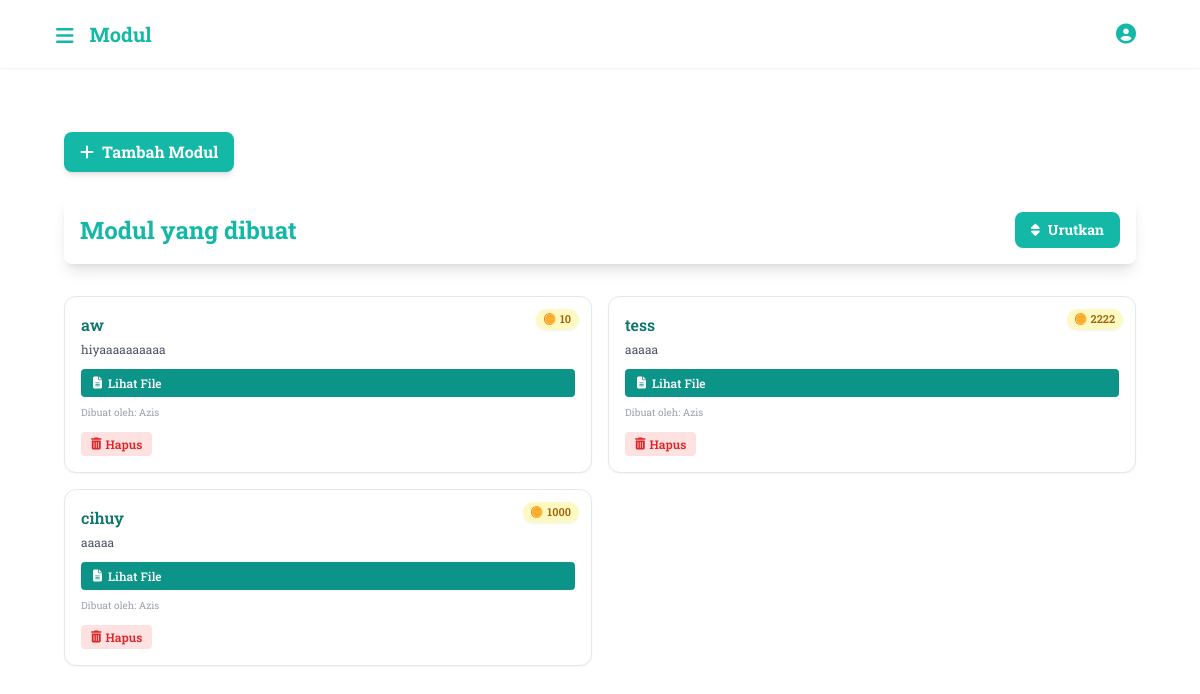
Screenshot of /Admin/admin_modul.php (signed in) with the database file from the repository.
### tables this page shows
CREATE TABLE `modul` (
  `modul_id` int(11) NOT NULL,
  `judul` varchar(150) DEFAULT NULL,
  `deskripsi` text DEFAULT NULL,
  `file_url` varchar(255) DEFAULT NULL,
  `tipe` enum('gratis','premium') DEFAULT NULL,
  `token_harga` int(11) DEFAULT NULL,
  `dibuat_oleh` int(11) DEFAULT NULL,
  `created_at` timestamp NOT NULL DEFAULT current_timestamp()
);

CREATE TABLE `users` (
  `user_id` int(11) NOT NULL,
  `name` varchar(100) DEFAULT NULL,
  `email` varchar(100) DEFAULT NULL,
  `password` varchar(255) DEFAULT NULL,
  `role` enum('murid','pengajar','admin') DEFAULT NULL,
  `status` enum('aktif','nonaktif') DEFAULT NULL,
  `created_at` timestamp NOT NULL DEFAULT current_timestamp()
);

### Admin/admin_modul.php (the view, shortened to what this page needs)
<?php
include "../Includes/DBkoneksi.php";
$modul = [];
if (isset($_SESSION['user_id']) && $_SESSION['role'] === 'admin') {
    $stmt = $conn->prepare("
        SELECT
            m.modul_id,
            m.judul,
            m.deskripsi,
            m.file_url,
            m.tipe,
            m.token_harga,
            u.name AS nama_pengajar
        FROM modul m
        LEFT JOIN users u ON m.dibuat_oleh = u.user_id
        ORDER BY m.created_at DESC
    ");
    $stmt->execute();
    $result = $stmt->get_result();
    while ($row = $result->fetch_assoc()) {
        $modul[] = $row;
    }
} else {
    echo "<p class='text-red-500 text-center font-bold mt-10'>Akses ditolak. Halaman hanya untuk admin.</p>";
    exit;
}
?>
<!DOCTYPE html>
<html lang="id">
<head>
    <script src="https://cdn.tailwindcss.com"></script>
    <link rel="stylesheet" href="https://cdnjs.cloudflare.com/ajax/libs/font-awesome/6.4.0/css/all.min.css">
</head>
<body class="bg-white-50 font-roboto">
    <div class="flex flex-col min-h-screen">
        <header class="bg-white shadow-sm sticky top-0 z-30">
            <div class="max-w-6xl mx-auto px-4 sm:px-6 lg:px-8 py-3 flex items-center justify-between">
                <div class="flex items-center space-x-4">
                    <button id="hamburgerButton" class="text-teal-500 focus:outline-none mt-1">
                        <i class="fas fa-bars text-xl"></i>
                    </button>
                    <h1 class="text-xl font-bold text-teal-500 hidden sm:block">Modul</h1>
                </div>
                <div class="flex items-center space-x-2 sm:space-x-4">
                    <?php include "../includes/Profile.php"; ?>
                </div>
            </div>
        </header>
        <main class="flex-grow flex-col min-h-screen p-4 sm:p-8">
            <div class="max-w-6xl mx-auto py-8 px-4 sm:px-6 lg:px-8">
                <div class="mb-6">
                    <button id="tambahModulBtn" class="bg-teal-500 text-white px-4 py-2 rounded-lg font-bold flex items-center gap-2 hover:bg-teal-600 transition-colors shadow-md">
                        <i class="fas fa-plus"></i>
                        <span>Tambah Modul</span>
                    </button>
                </div>
                <div class="bg-white rounded-lg shadow-lg p-4 mb-8">
                    <header class="flex flex-col sm:flex-row justify-between items-start sm:items-center gap-4">
                        <div>
                            <h2 class="text-2xl font-bold text-teal-500">Modul yang dibuat</h2>
                        </div>
                        <div class="flex flex-wrap items-center gap-4">
                            <button class="bg-teal-500 text-white px-4 py-2 rounded-lg font-bold flex items-center gap-2 hover:bg-teal-600 transition-colors text-sm">
                                <i class="fas fa-sort"></i>
                                <span>Urutkan</span>
                            </button>
                        </div>
                    </header>
                </div>
                 <div class="grid grid-cols-1 md:grid-cols-2 gap-4">
    <?php if (!empty($modul)): ?>
        <?php foreach ($modul as $item): ?>
            <div class="relative bg-white border border-gray-200 shadow-sm rounded-xl p-4 hover:shadow-md transition-all duration-200 transform hover:-translate-y-1">
                <div class="absolute top-3 right-3">
                    <?php if ($item['token_harga'] > 0): ?>
                        <div class="flex items-center gap-1 bg-yellow-100 text-yellow-700 text-[11px] font-semibold px-2 py-0.5 rounded-full shadow-sm">
                            <img src="../img/coin.png" class="w-3 h-3" alt="Token">
                            <?= $item['token_harga'] ?>
                        </div>
                    <?php else: ?>
                        <span class="text-[11px] text-gray-400 italic">Gratis</span>
                    <?php endif; ?>
                </div>
                <h3 class="text-base font-semibold text-teal-700 mb-1"><?= htmlspecialchars($item['judul']) ?></h3>
                <p class="text-xs text-gray-600 mb-3"><?= htmlspecialchars($item['deskripsi']) ?></p>
                <div class="flex flex-col gap-2">
                    <a href="<?= $item['file_url'] ?>" target="_blank"
                        class="inline-flex items-center gap-1.5 px-3 py-1.5 bg-teal-600 hover:bg-teal-700 text-white text-xs font-medium rounded transition">
                        <i class="fas fa-file-alt text-xs"></i> Lihat File
                    </a>
                    <p class="text-[10px] text-gray-400">Dibuat oleh: <?= htmlspecialchars($item['nama_pengajar']) ?></p>
                </div>
                <button onclick="hapusModul(<?= $item['modul_id'] ?>)"
                    class="mt-3 bg-red-100 hover:bg-red-200 text-red-600 px-2.5 py-1 text-xs font-semibold rounded flex items-center gap-1 transition">
                    <i class="fas fa-trash-alt text-xs"></i> Hapus
                </button>
            </div>
        <?php endforeach; ?>
    <?php else: ?>
        <p class="col-span-full text-center text-gray-500 text-sm italic">Belum ada modul yang dibuat.</p>
    <?php endif; ?>
</div>
            </div>
        </main>
    </div>
        <?php include '../Includes/Footer.php'; ?>
</body>
</html>

### Includes/sidebar.php (style rules this page uses)
body { font-family: 'Roboto Slab', serif; }

### rows the page displays
modul: token_harga "10", judul "aw", deskripsi "hiyaaaaaaaaaa", dibuat_oleh.name "Azis"
modul: token_harga "2222", judul "tess", deskripsi "aaaaa", dibuat_oleh.name "Azis"
modul: token_harga "1000", judul "cihuy", deskripsi "aaaaa", dibuat_oleh.name "Azis"
